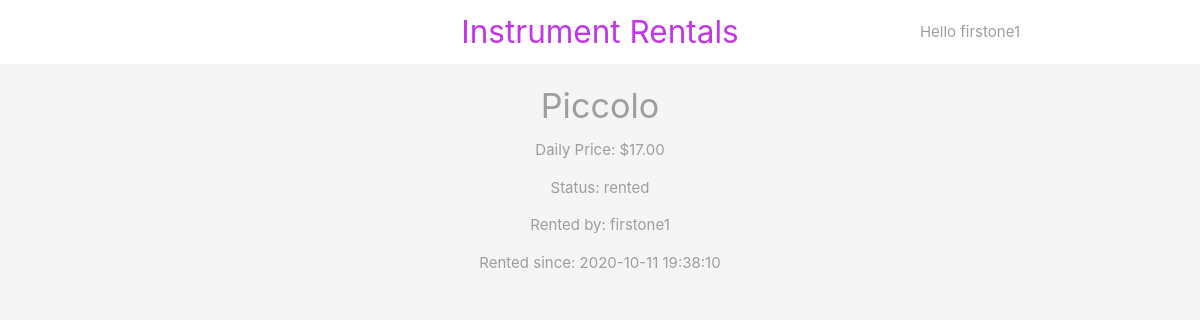
Screenshot of /inst_details.php?id=6 (signed in) with the database file from the repository.
### tables this page shows
CREATE TABLE `instrument` (
  `inst_id` int(11) NOT NULL,
  `name` varchar(255) NOT NULL,
  `date_posted` datetime DEFAULT NULL,
  `price` decimal(10,2) NOT NULL,
  `status` enum('available','hidden','rented') NOT NULL DEFAULT 'hidden',
  `rent_time` datetime DEFAULT NULL,
  `owner_username` varchar(32) NOT NULL,
  `renter_username` varchar(32) DEFAULT NULL
);

### inst_details.php (the view, shortened to what this page needs)
<?php
	include('db_connection.php');
	if(isset($_GET['id'])) {
		$id = mysqli_real_escape_string($conn, $_GET['id']);
		$sql = "SELECT * FROM instrument WHERE inst_id = $id";
		$result = mysqli_query($conn, $sql);
		$instrument = mysqli_fetch_assoc($result);
	}
 ?>
 <!DOCTYPE html>
 <html>
 <?php include 'inst_header2.php'; ?>
<div class="container center grey-text">
	<?php if($instrument): ?>
		<h4><?php echo htmlspecialchars($instrument['name']); ?></h4>
		<p>Daily Price: $<?php echo htmlspecialchars($instrument['price']); ?></p>
		<p>Status: <?php echo htmlspecialchars($instrument['status']); ?></p>
		<?php if (!empty($instrument['renter_username'])) { ?>
			<p>Rented by: <?php echo htmlspecialchars($instrument['renter_username']); ?></p>
			<p>Rented since: <?php echo date($instrument['rent_time']); ?></p>
		<?php } ?>
		<?php else: ?>
			<h5>No such instrument exists!</h5>
		<?php endif; ?>
</div>
 </html>

### rows the page displays
instrument: name "Piccolo", price "17.00", status "rented", renter_username "firstone1", rent_time "2020-10-11 19:38:10"

### other values shown
$username "firstone1"
